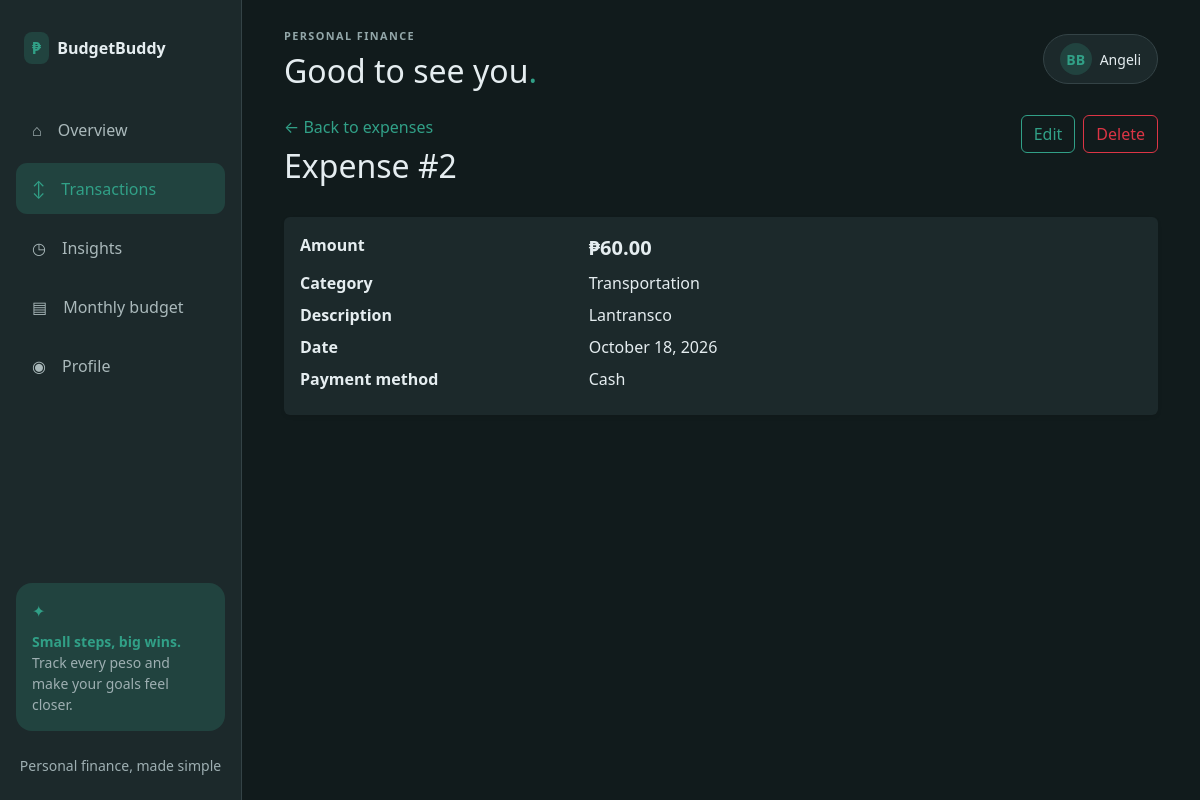
/expense/2/ (signed in), run on the app's committed database.
### COOL_APP/models.py (models this page shows, shortened)
class Expense(models.Model):
    class Category(models.TextChoices):
        FOOD = "Food", "Food"
        TRANSPORTATION = "Transportation", "Transportation"
        SCHOOL = "School", "School"
        HEALTH = "Health", "Health"
        BILLS = "Bills", "Bills"
        UTILITIES = "Utilities", "Utilities"
        PERSONAL_CARE = "Personal Care", "Personal care"
        SUBSCRIPTIONS = "Subscriptions", "Subscriptions"
        GIFTS = "Gifts", "Gifts"
        ENTERTAINMENT = "Entertainment", "Entertainment"
        SHOPPING = "Shopping", "Shopping"
        OTHER = "Other", "Other"
    class PaymentMethod(models.TextChoices):
        CASH = "Cash", "Cash"
        CREDIT_CARD = "Credit Card", "Credit Card"
        DEBIT_CARD = "Debit Card", "Debit Card"
        GCASH = "GCash", "GCash"
        MAYA = "Maya", "Maya"
        E_WALLET = "E-Wallet (GCash/Maya)", "E-Wallet (GCash/Maya)"
        BANK_TRANSFER = "Bank Transfer", "Bank Transfer"
        OTHER = "Other", "Other"
    user = models.ForeignKey(
        settings.AUTH_USER_MODEL,
        on_delete=models.CASCADE,
        related_name="expenses",
    )
    amount = models.DecimalField(
        max_digits=10,
        decimal_places=2,
        validators=[MinValueValidator(0.01)],
    )
    category = models.CharField(max_length=30, choices=Category.choices)
    description = models.TextField()
    date = models.DateField(default=timezone.localdate)
    payment_method = models.CharField(max_length=30, choices=PaymentMethod.choices)
    class Meta:
        ordering = ["-date", "-pk"]
        constraints = [
            models.CheckConstraint(condition=models.Q(amount__gt=0), name="expense_amount_positive"),
        ]

### COOL_APP/views.py (the view)
# urls.py: path("expense/<int:pk>/", views.expense_detail, name="expense_detail"),
@login_required
def expense_detail(request, pk):
    expense = get_object_or_404(Expense, pk=pk, user=request.user)
    return render(request, "expenses/expense_detail.html", {"expense": expense})

### Templates/expenses/expense_detail.html (shortened to what this page needs)
{% extends "base.html" %}
{% block content %}
<div class="d-flex justify-content-between align-items-start gap-3 mb-4">
  <div><a href="{% url 'expense_list' %}" class="text-decoration-none">&larr; Back to expenses</a><h1 class="h2 mt-2">Expense #{{ expense.pk }}</h1></div>
  <div class="d-flex gap-2"><a class="btn btn-outline-primary" href="{% url 'expense_update' expense.pk %}">Edit</a><a class="btn btn-outline-danger" href="{% url 'expense_delete' expense.pk %}">Delete</a></div>
</div>
<div class="card border-0 shadow-sm"><div class="card-body">
  <dl class="row mb-0">
    <dt class="col-sm-4">Amount</dt><dd class="col-sm-8 fs-5 fw-semibold">₱{{ expense.amount|floatformat:2 }}</dd>
    <dt class="col-sm-4">Category</dt><dd class="col-sm-8">{{ expense.get_category_display }}</dd>
    <dt class="col-sm-4">Description</dt><dd class="col-sm-8">{{ expense.description|linebreaksbr }}</dd>
    <dt class="col-sm-4">Date</dt><dd class="col-sm-8">{{ expense.date|date:"F j, Y" }}</dd>
    <dt class="col-sm-4">Payment method</dt><dd class="col-sm-8">{{ expense.get_payment_method_display }}</dd>
  </dl>
</div></div>
{% endblock %}

### Templates/base.html (shortened to what this page needs)
<!doctype html>
<html lang="en">
<head>
  <link href="https://cdn.jsdelivr.net/npm/bootstrap@5.3.3/dist/css/bootstrap.min.css" rel="stylesheet">
</head>
<body class="bg-light{% if user.is_authenticated %} dashboard-page{% endif %}">
  {% if user.is_authenticated %}
  <aside class="dashboard-sidebar d-none d-md-flex flex-column p-3">
    <a class="navbar-brand fw-bold text-dark d-flex align-items-center gap-2 px-2 py-3 mb-4" href="{% url 'expense_list' %}">
      <span class="palette-mark rounded-3 px-2 py-1">₱</span> BudgetBuddy
    </a>
    <nav class="nav nav-pills flex-column gap-2">
      <a class="nav-link {% if request.resolver_match.url_name == 'expense_list' %}active{% endif %}" href="{% url 'expense_list' %}"><span class="me-3">⌂</span>Overview</a>
      <a class="nav-link {% if request.resolver_match.url_name == 'transaction_list' or request.resolver_match.url_name == 'expense_detail' or request.resolver_match.url_name == 'expense_update' or request.resolver_match.url_name == 'expense_delete' or request.resolver_match.url_name == 'income_detail' or request.resolver_match.url_name == 'income_update' or request.resolver_match.url_name == 'income_delete' %}active{% endif %}" href="{% url 'transaction_list' %}"><span class="me-3">↕</span>Transactions</a>
      <a class="nav-link {% if request.resolver_match.url_name == 'insights' %}active{% endif %}" href="{% url 'insights' %}"><span class="me-3">◷</span>Insights</a>
      <a class="nav-link {% if request.resolver_match.url_name == 'budget_update' %}active{% endif %}" href="{% url 'budget_update' %}"><span class="me-3">▤</span>Monthly budget</a>
      <a class="nav-link {% if request.resolver_match.url_name == 'profile' %}active{% endif %}" href="{% url 'profile' %}"><span class="me-3">◉</span>Profile</a>
    </nav>
    <div class="mt-auto">
      <div class="palette-mark rounded-4 p-3 mb-3">
        <div class="text-primary mb-2">✦</div>
        <div class="fw-semibold small">Small steps, big wins.</div>
        <div class="text-secondary small">Track every peso and make your goals feel closer.</div>
      </div>
      <div class="text-center text-secondary small py-2">Personal finance, made simple</div>
    </div>
  </aside>
  {% endif %}
  <div class="{% if user.is_authenticated %}dashboard-workspace{% endif %}">
  <main class="{% if user.is_authenticated %}dashboard-content{% else %}container py-4{% endif %}">
    {% if user.is_authenticated and not dashboard_layout %}
    <header class="d-flex flex-wrap justify-content-between align-items-center gap-3 mb-4">
      <div>
        <div class="dashboard-eyebrow mb-2">Personal finance</div>
        <h1 class="h2 mb-0">Good to see you<span class="text-success">.</span></h1>
      </div>
      <a class="rounded-pill bg-white border px-3 py-2 d-flex align-items-center gap-2 small text-decoration-none text-dark" href="{% url 'profile' %}">
        <span class="palette-mark rounded-circle d-inline-flex align-items-center justify-content-center fw-semibold" style="width:2rem;height:2rem">BB</span>
        {{ user.first_name|default:user.username }}
      </a>
    </header>
    {% endif %}
    {% block content %}{% endblock %}
  </main>
  </div>
</body>
</html>

### Templates/base.html (style rules this page uses)
:root { --app-primary: #168374; --app-deep: #075e59; --app-soft: color-mix(in srgb, var(--app-primary) 14%, white); --app-page: #f4f7f8; --app-surface: #fff; --app-text: #1d2939; --app-muted: #667085; --app-border: #e5eaee; --app-primary-rgb: 22, 131, 116; --bs-primary: var(--app-primary); --bs-primary-rgb: var(--app-primary-rgb); --bs-success: var(--app-primary); --bs-success-rgb: var(--app-primary-rgb); --bs-link-color: var(--app-primary); --bs-link-hover-color: var(--app-deep); --bs-body-color: #1d2939; --bs-body-bg: #f4f7f8; --bs-border-color: var(--app-border); }
body.bg-light { background-color: var(--app-page) !important; color: var(--app-text); }
a { color: var(--app-primary); }
.btn-outline-primary { --bs-btn-color: var(--app-primary); --bs-btn-border-color: var(--app-primary); --bs-btn-hover-color: #fff; --bs-btn-hover-bg: var(--app-primary); --bs-btn-hover-border-color: var(--app-primary); --bs-btn-focus-shadow-rgb: var(--app-primary-rgb); --bs-btn-active-bg: var(--app-deep); --bs-btn-active-border-color: var(--app-deep); }
.text-primary, .text-success { color: var(--app-primary) !important; }
body { padding-bottom: 4.5rem; }
.dashboard-page { background: var(--app-page) !important; color: var(--app-text); }
.dashboard-sidebar { background: var(--app-surface); border-right: 1px solid var(--app-border); bottom: 0; left: 0; position: fixed; top: 0; width: 242px; z-index: 1030; }
.dashboard-sidebar .nav-link { border-radius: .7rem; color: var(--app-muted); padding: .85rem 1rem; }
.dashboard-sidebar .nav-link.active, .dashboard-sidebar .nav-link:hover { background: var(--app-soft); color: var(--app-primary); }
.dashboard-workspace { margin-left: 242px; min-height: 100vh; }
.dashboard-content { margin: 0 auto; max-width: 1280px; padding: 28px 42px 48px; }
.dashboard-eyebrow { color: #98a7b8; font-size: .68rem; font-weight: 700; letter-spacing: .13em; text-transform: uppercase; }
.palette-mark { background: var(--app-soft); color: var(--app-primary); }
html[data-theme="dark"] { color-scheme: dark; --app-page: #111b1c; --app-surface: #1c292b; --app-text: #e5edf0; --app-muted: #9eafb2; --app-border: #344346; --app-soft: color-mix(in srgb, var(--app-primary) 22%, var(--app-surface)); --bs-body-color: #e5edf0; --bs-body-color-rgb: 229, 237, 240; --bs-body-bg: #111b1c; --bs-body-bg-rgb: 17, 27, 28; --bs-secondary-color: #9eafb2; --bs-secondary-color-rgb: 158, 175, 178; --bs-tertiary-bg: #1c292b; --bs-tertiary-color: #bcc9ca; --bs-border-color: #344346; --bs-emphasis-color: #f4f8f8; --bs-emphasis-color-rgb: 244, 248, 248; --bs-link-color: var(--app-primary); --bs-link-hover-color: var(--app-soft); --bs-form-control-bg: #1c292b; --bs-form-control-color: #e5edf0; }
html[data-theme="dark"] body.bg-light, html[data-theme="dark"] .dashboard-page { background: var(--app-page) !important; color: var(--app-text) !important; }
html[data-theme="dark"] .dashboard-sidebar, html[data-theme="dark"] .dashboard-card, html[data-theme="dark"] .card, html[data-theme="dark"] .list-group-item, html[data-theme="dark"] .bg-white { background-color: var(--app-surface) !important; color: var(--app-text); }
html[data-theme="dark"] .dashboard-sidebar, html[data-theme="dark"] .dashboard-card, html[data-theme="dark"] .card, html[data-theme="dark"] .list-group-item, html[data-theme="dark"] .border, html[data-theme="dark"] .border-top, html[data-theme="dark"] .border-bottom { border-color: #344346 !important; }
html[data-theme="dark"] .dashboard-sidebar .nav-link { color: #aab9bb; }
html[data-theme="dark"] .dashboard-sidebar .nav-link.active, html[data-theme="dark"] .dashboard-sidebar .nav-link:hover { background: var(--app-soft); color: var(--app-primary); }
html[data-theme="dark"] .dashboard-eyebrow { color: #93a7a9; }
html[data-theme="dark"] .text-dark, html[data-theme="dark"] .table, html[data-theme="dark"] .calendar-day-number { color: #e5edf0 !important; }
html[data-theme="dark"] .text-secondary { color: #9eafb2 !important; }
html[data-theme="dark"] .bg-light { background-color: #243235 !important; }
@media (min-width: 768px) { body { padding-bottom: 0; } }

### data on the page
Expense: pk "2", amount "60.00", category "Transportation", description "Lantransco", date "October 18, 2026", payment_method "Cash"

### other printed values
{{ user.first_name|default:user.username }} "Angeli"
